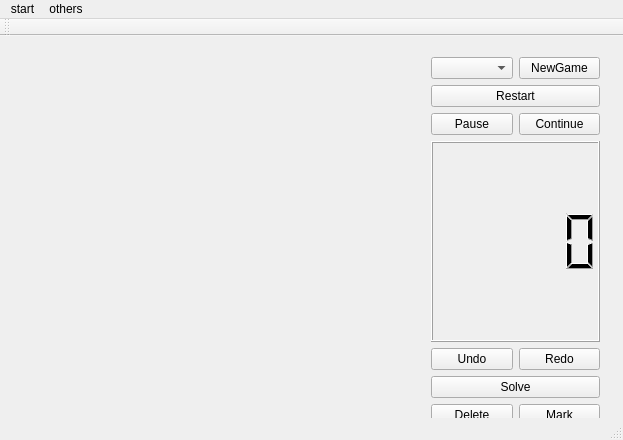
<?xml version="1.0" encoding="UTF-8"?>
<ui version="4.0">
 <class>MainWindow</class>
 <widget class="QMainWindow" name="MainWindow">
  <property name="geometry">
   <rect>
    <x>0</x>
    <y>0</y>
    <width>623</width>
    <height>440</height>
   </rect>
  </property>
  <property name="windowTitle">
   <string>MainWindow</string>
  </property>
  <widget class="QWidget" name="centralWidget">
   <widget class="QWidget" name="gridLayoutWidget">
    <property name="geometry">
     <rect>
      <x>10</x>
      <y>10</y>
      <width>401</width>
      <height>381</height>
     </rect>
    </property>
    <layout class="QGridLayout" name="boardLayout"/>
   </widget>
   <widget class="QWidget" name="verticalLayoutWidget">
    <property name="geometry">
     <rect>
      <x>420</x>
      <y>10</y>
      <width>191</width>
      <height>391</height>
     </rect>
    </property>
    <layout class="QVBoxLayout" name="verticalLayout">
     <item>
      <layout class="QHBoxLayout" name="horizontalLayout_3">
       <item>
        <widget class="QComboBox" name="comboBox"/>
       </item>
       <item>
        <widget class="QPushButton" name="b_newgame">
         <property name="text">
          <string>NewGame</string>
         </property>
        </widget>
       </item>
      </layout>
     </item>
     <item>
      <widget class="QPushButton" name="b_restart">
       <property name="text">
        <string>Restart</string>
       </property>
      </widget>
     </item>
     <item>
      <layout class="QHBoxLayout" name="horizontalLayout_2">
       <item>
        <widget class="QPushButton" name="b_pause">
         <property name="text">
          <string>Pause</string>
         </property>
        </widget>
       </item>
       <item>
        <widget class="QPushButton" name="b_continue">
         <property name="text">
          <string>Continue</string>
         </property>
        </widget>
       </item>
      </layout>
     </item>
     <item>
      <widget class="QLCDNumber" name="LCDTimer"/>
     </item>
     <item>
      <layout class="QHBoxLayout" name="horizontalLayout">
       <item>
        <widget class="QPushButton" name="b_undo">
         <property name="text">
          <string>Undo</string>
         </property>
        </widget>
       </item>
       <item>
        <widget class="QPushButton" name="b_redo">
         <property name="text">
          <string>Redo</string>
         </property>
        </widget>
       </item>
      </layout>
     </item>
     <item>
      <widget class="QPushButton" name="b_solve">
       <property name="text">
        <string>Solve</string>
       </property>
      </widget>
     </item>
     <item>
      <layout class="QVBoxLayout" name="verticalLayout_2">
       <item>
        <layout class="QGridLayout" name="numLayout"/>
       </item>
       <item>
        <layout class="QHBoxLayout" name="horizontalLayout_4">
         <item>
          <widget class="QPushButton" name="b_delete">
           <property name="text">
            <string>Delete</string>
           </property>
          </widget>
         </item>
         <item>
          <widget class="QPushButton" name="b_mark">
           <property name="text">
            <string>Mark</string>
           </property>
          </widget>
         </item>
        </layout>
       </item>
      </layout>
     </item>
    </layout>
   </widget>
  </widget>
  <widget class="QMenuBar" name="menuBar">
   <property name="geometry">
    <rect>
     <x>0</x>
     <y>0</y>
     <width>623</width>
     <height>22</height>
    </rect>
   </property>
   <widget class="QMenu" name="menustart">
    <property name="title">
     <string>others</string>
    </property>
    <widget class="QMenu" name="menubgm">
     <property name="title">
      <string>music</string>
     </property>
     <addaction name="actionplaymusic"/>
     <addaction name="actionstopmusic"/>
    </widget>
    <addaction name="menubgm"/>
   </widget>
   <widget class="QMenu" name="menustart_2">
    <property name="title">
     <string>start</string>
    </property>
    <addaction name="actionNewGame"/>
   </widget>
   <addaction name="menustart_2"/>
   <addaction name="menustart"/>
  </widget>
  <widget class="QToolBar" name="mainToolBar">
   <attribute name="toolBarArea">
    <enum>TopToolBarArea</enum>
   </attribute>
   <attribute name="toolBarBreak">
    <bool>false</bool>
   </attribute>
  </widget>
  <widget class="QStatusBar" name="statusBar"/>
  <action name="actionplaymusic">
   <property name="text">
    <string>playmusic</string>
   </property>
  </action>
  <action name="actionstopmusic">
   <property name="text">
    <string>stopmusic</string>
   </property>
  </action>
  <action name="actionNewGame">
   <property name="text">
    <string>NewGame</string>
   </property>
  </action>
 </widget>
 <layoutdefault spacing="6" margin="11"/>
 <resources/>
 <connections/>
</ui>
